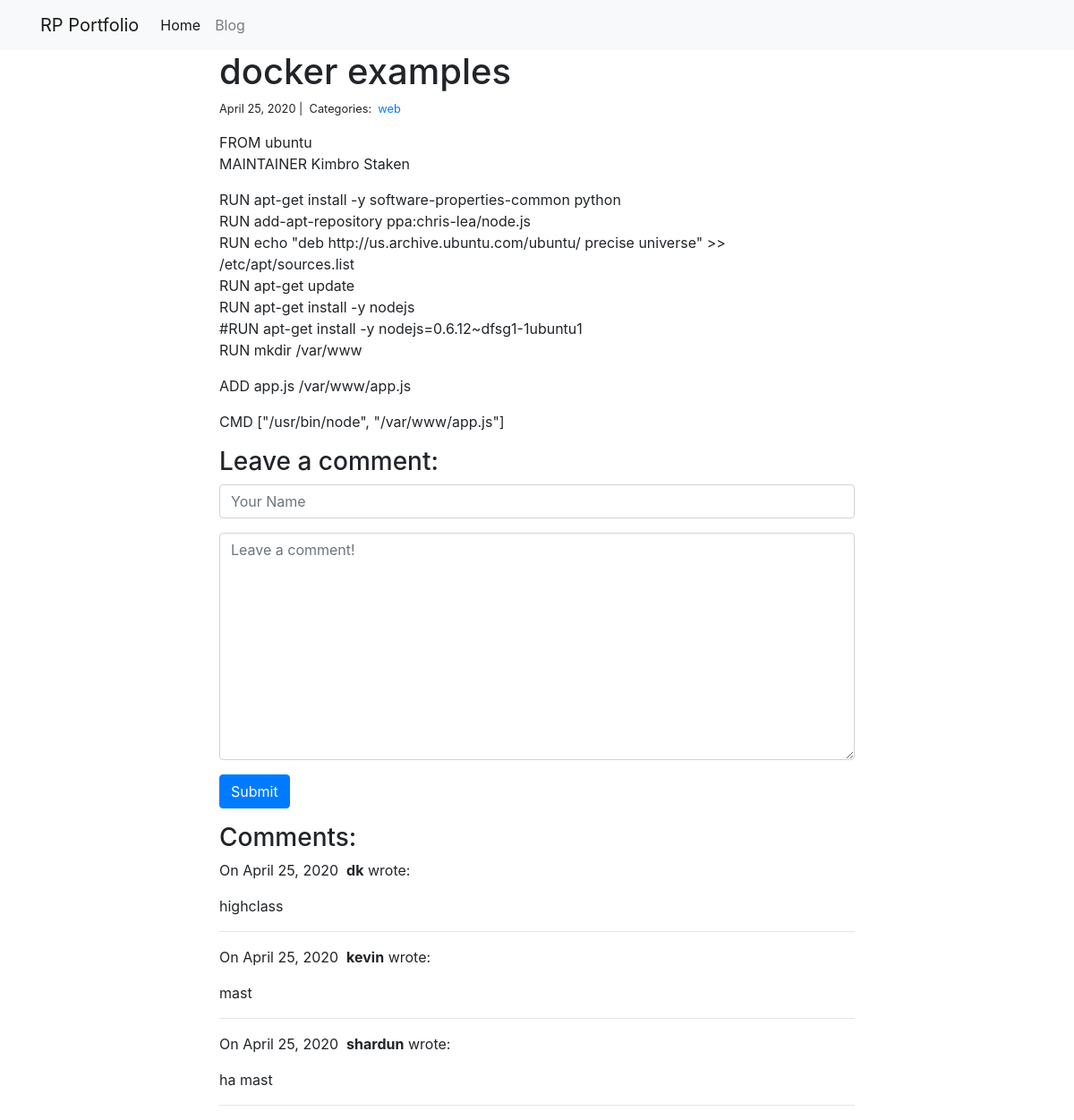
Page /blog/1/ on the committed database.
### blog/models.py (models this page shows, shortened)
class Post(models.Model):
    title = models.CharField(max_length=255)
    body = models.TextField()
    created_on = models.DateTimeField(auto_now_add=True)
    last_modified = models.DateTimeField(auto_now=True)
    categories = models.ManyToManyField('Category', related_name='posts')

class Category(models.Model):
    name = models.CharField(max_length=20)

class Comment(models.Model):
    author = models.CharField(max_length=60)
    body = models.TextField()
    created_on = models.DateTimeField(auto_now_add=True)
    post = models.ForeignKey('Post', on_delete=models.CASCADE)

### blog/views.py (the view, shortened to what this page needs)
# urls.py: path("<int:pk>/", views.blog_detail, name="blog_detail"),
def blog_detail(request, pk):
    post = Post.objects.get(pk=pk)
    comments = Comment.objects.filter(post=post)
    form = CommentForm()
    context = {"post": post, "comments": comments, "form": form}
    return render(request, "blog_detail.html", context)

### blog/forms.py
class CommentForm(forms.Form):
    author = forms.CharField(
        max_length=60,
        widget=forms.TextInput(attrs={
            "class": "form-control",
            "placeholder": "Your Name"
        })
    )
    body = forms.CharField(widget=forms.Textarea(
        attrs={
            "class": "form-control",
            "placeholder": "Leave a comment!"
        })
    )

### blog/templates/blog_detail.html (shortened to what this page needs)
{% extends "base.html" %}
{% block page_content %}
<div class="col-md-8 offset-md-2">
    <h1>{{ post.title }}</h1>
    <small>
        {{ post.created_on.date }} |&nbsp;
        Categories:&nbsp;
        {% for category in post.categories.all %}
        <a href="{% url 'blog_category' category.name %}">
            {{ category.name }}
        </a>&nbsp;
        {% endfor %}
    </small>
    <p>{{ post.body | linebreaks }}</p>
    <h3>Leave a comment:</h3>
    <form action="/blog/{{ post.pk }}/" method="post">
        <div class="form-group">
            {{ form.author }}
        </div>
        <div class="form-group">
            {{ form.body }}
        </div>
        <button type="submit" class="btn btn-primary">Submit</button>
    </form>
    <h3>Comments:</h3>
    {% for comment in comments %}
    <p>
        On {{comment.created_on.date }}&nbsp;
        <b>{{ comment.author }}</b> wrote:
    </p>
    <p>{{ comment.body }}</p>
    <hr>
    {% endfor %}
</div>
{% endblock %}

### rows in the picture
Post: title "docker examples", created_on "April 25, 2020", body "FROM ubuntu MAINTAINER Kimbro Staken RUN apt-get install -y software-properties-common python RUN add-apt-repository ppa:chris-lea/node.js RUN echo \"deb http://us.archive.ubuntu.com/ubuntu/ precise universe\" >> /etc/apt/sources.list RUN apt-get update RUN apt-get install -y nodejs #RUN apt-get install -y nodejs=0.6.12~dfsg1-1ubuntu1 RUN mkdir /var/www ADD app.js /var/www/app.js CMD [\"/usr/bin/node\", \"/var/www/app.js\"]"
Category: name "web"
Comment: created_on "April 25, 2020", author "dk", body "highclass"
Comment: created_on "April 25, 2020", author "kevin", body "mast"
Comment: created_on "April 25, 2020", author "shardun", body "ha mast"
